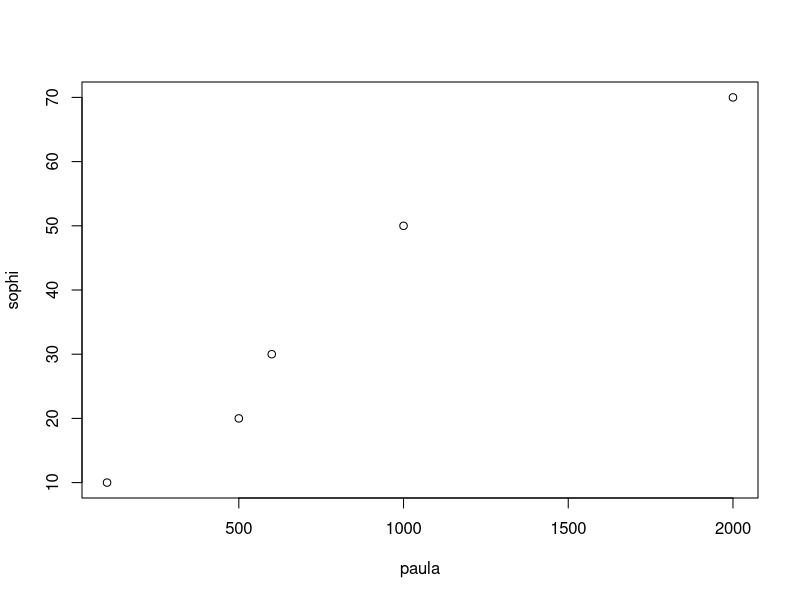
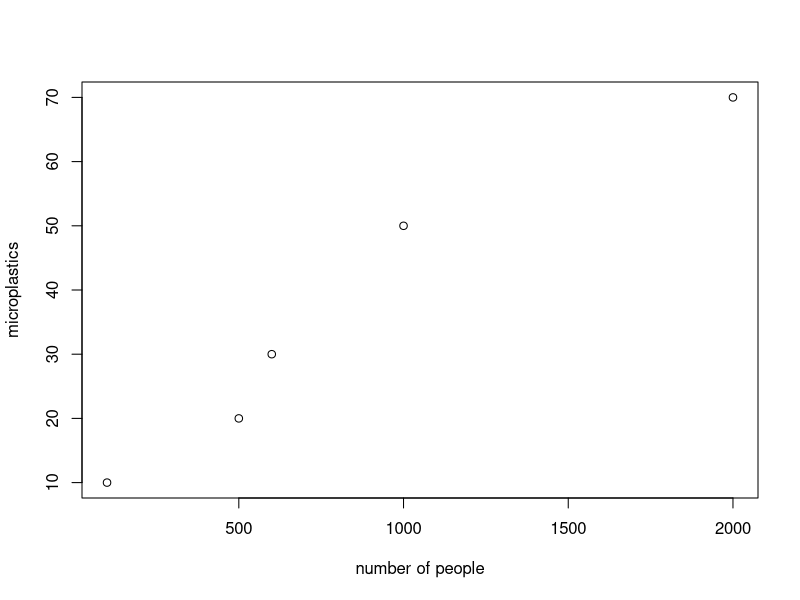
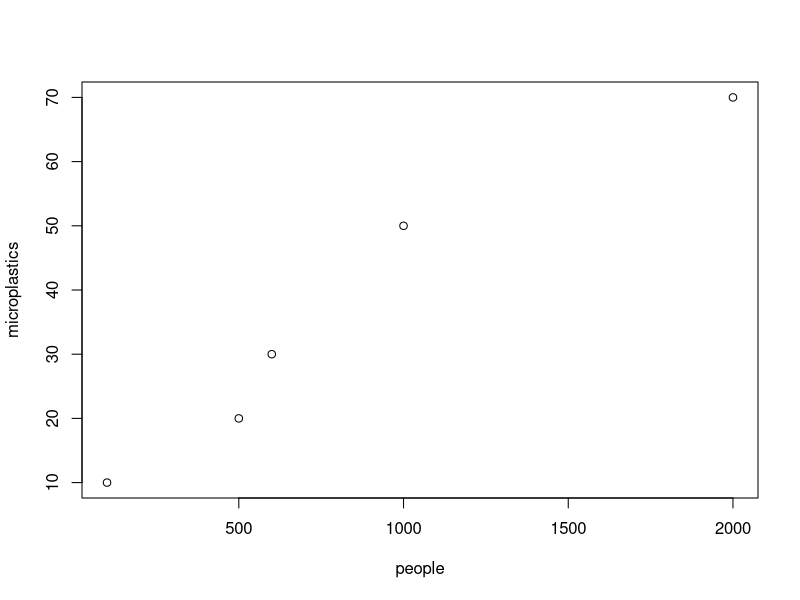
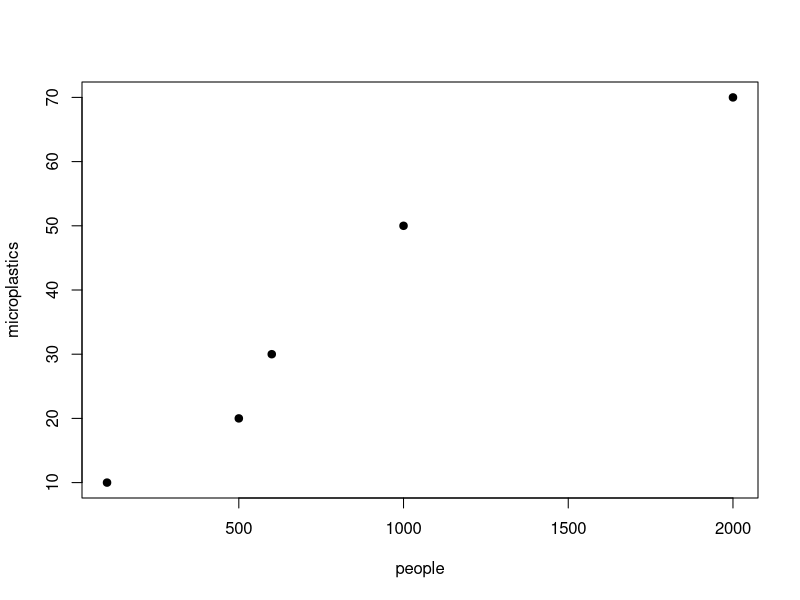
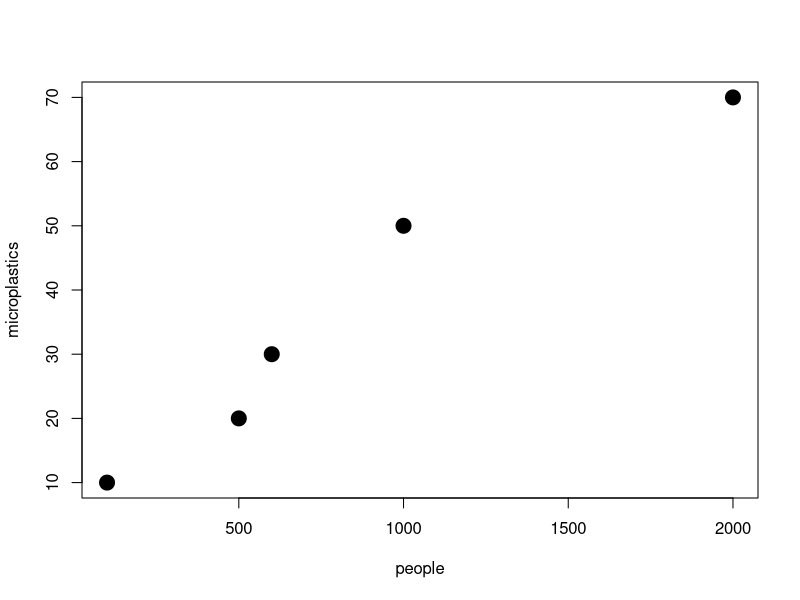
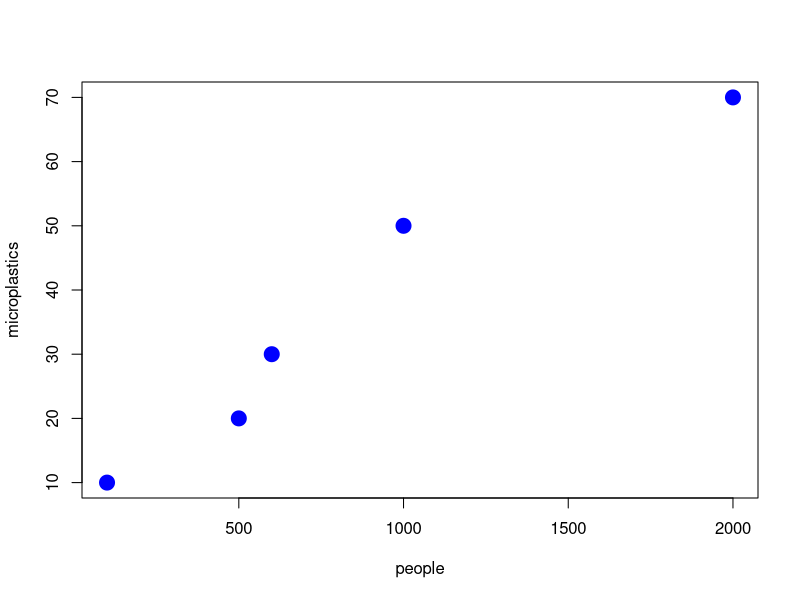

Source code (R) for these figures, in order:
# Here I can write anything I want!!! 42 is the meaning of life univcerse and all!

# R as a calculator
2 + 3

# Assign to an object
zima <- 2 + 3
zima

duccio <- 5 + 3
duccio

final <- zima * duccio
final

final^2

# array
sophi <- c(10, 20, 30, 50, 70) # microplastics 
# fcuntions have parentheses and inside them there are arguments

paula <- c(100, 500, 600, 1000, 2000) # people

plot(paula, sophi)

plot(paula, sophi, xlab="number of people", ylab="microplastics")


people <- paula
microplastics <- sophi

plot(people, microplastics)
plot(people, microplastics, pch=19)
# https://www.google.com/search?client=ubuntu-sn&hs=yV6&sca_esv=570352775&channel=fs&sxsrf=AM9HkKknoSOcu32qjoErsqX4O1ILBOJX4w:1696347741672&q=point+symbols+in+R&tbm=isch&source=lnms&sa=X&ved=2ahUKEwia9brkm9qBAxVrQvEDHbEYDuMQ0pQJegQIChAB&biw=1760&bih=887&dpr=1.09#imgrc=lUw3nrgRKV8ynM

plot(people, microplastics, pch=19, cex=2)
plot(people, microplastics, pch=19, cex=2, col="blue")






